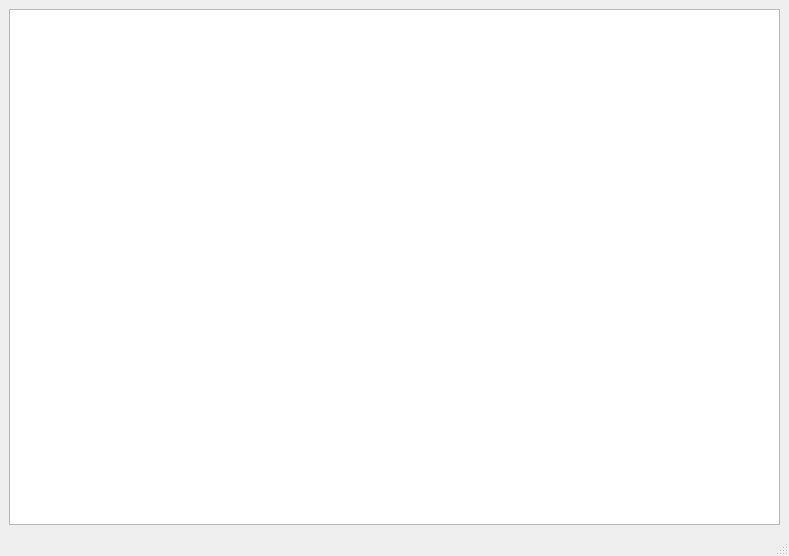
<?xml version="1.0" encoding="UTF-8"?>
<ui version="4.0">
 <class>CheckUI</class>
 <widget class="QMainWindow" name="CheckUI">
  <property name="geometry">
   <rect>
    <x>0</x>
    <y>0</y>
    <width>789</width>
    <height>556</height>
   </rect>
  </property>
  <property name="windowTitle">
   <string>MainWindow</string>
  </property>
  <widget class="QWidget" name="centralwidget">
   <layout class="QVBoxLayout" name="verticalLayout">
    <item>
     <widget class="QTableWidget" name="TableUI"/>
    </item>
   </layout>
  </widget>
  <widget class="QMenuBar" name="menubar">
   <property name="geometry">
    <rect>
     <x>0</x>
     <y>0</y>
     <width>789</width>
     <height>26</height>
    </rect>
   </property>
  </widget>
  <widget class="QStatusBar" name="statusbar"/>
 </widget>
 <resources/>
 <connections/>
</ui>
